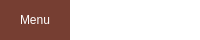
     <widget class="QFrame" name="Top_Bar">
      <property name="maximumSize">
       <size>
        <width>16777215</width>
        <height>40</height>
       </size>
      </property>
      <property name="styleSheet">
       <string notr="true">background-color: rgb(35, 35, 35);</string>
      </property>
      <property name="frameShape">
       <enum>QFrame::Shape::NoFrame</enum>
      </property>
      <layout class="QHBoxLayout" name="horizontalLayout">
       <property name="spacing">
        <number>0</number>
       </property>
       <property name="leftMargin">
        <number>0</number>
       </property>
       <property name="topMargin">
        <number>0</number>
       </property>
       <property name="rightMargin">
        <number>0</number>
       </property>
       <property name="bottomMargin">
        <number>0</number>
       </property>
       <item>
        <widget class="QFrame" name="frame_toggle">
         <property name="sizePolicy">
          <sizepolicy hsizetype="Expanding" vsizetype="Expanding">
           <horstretch>0</horstretch>
           <verstretch>0</verstretch>
          </sizepolicy>
         </property>
         <property name="maximumSize">
          <size>
           <width>70</width>
           <height>40</height>
          </size>
         </property>
         <property name="styleSheet">
          <string notr="true">background-color: rgb(118, 62, 50);</string>
         </property>
         <property name="frameShape">
          <enum>QFrame::Shape::NoFrame</enum>
         </property>
         <layout class="QVBoxLayout" name="verticalLayout_2">
          <property name="spacing">
           <number>0</number>
          </property>
          <property name="leftMargin">
           <number>0</number>
          </property>
          <property name="topMargin">
           <number>0</number>
          </property>
          <property name="rightMargin">
           <number>0</number>
          </property>
          <property name="bottomMargin">
           <number>0</number>
          </property>
          <item>
           <widget class="QPushButton" name="Btn_Toggle">
            <property name="sizePolicy">
             <sizepolicy hsizetype="Expanding" vsizetype="Expanding">
              <horstretch>0</horstretch>
              <verstretch>0</verstretch>
             </sizepolicy>
            </property>
            <property name="styleSheet">
             <string notr="true">color: rgb(255, 255, 255);
border: 0px solid;
background-color: rgb(118, 62, 50);</string>
            </property>
            <property name="text">
             <string>Menu</string>
            </property>
            <property name="icon">
             <iconset>
              <normaloff>../icon/menu.svg</normaloff>../icon/menu.svg</iconset>
            </property>
           </widget>
          </item>
         </layout>
        </widget>
       </item>
       <item>
        <widget class="QFrame" name="frame_top">
         <property name="styleSheet">
          <string notr="true">background-color: rgb(255, 255, 255);</string>
         </property>
         <property name="frameShape">
          <enum>QFrame::Shape::NoFrame</enum>
         </property>
        </widget>
       </item>
      </layout>
     </widget>
